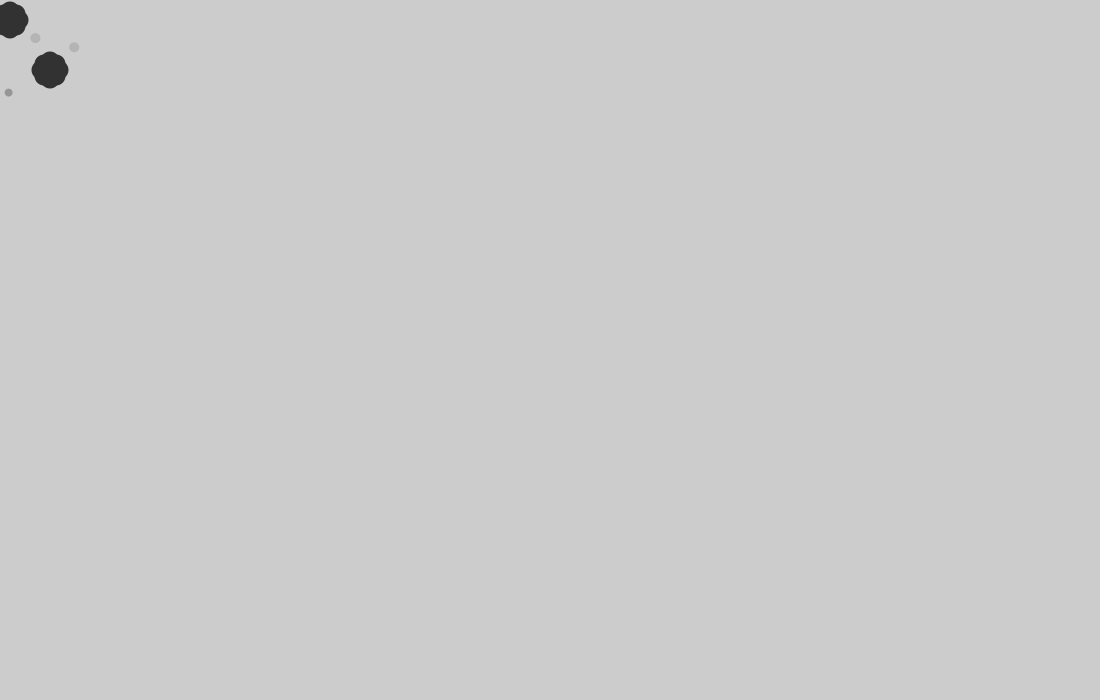
Frame 1 (no input)
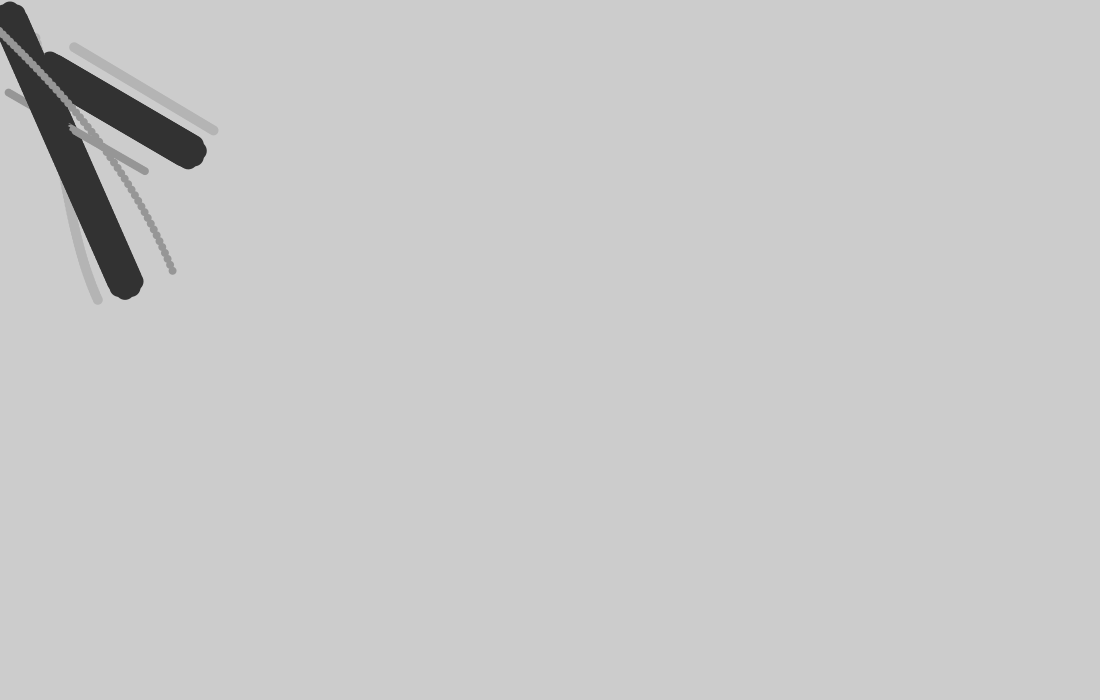
Frame 60 (the mouse pressed at the canvas centre just before this capture)
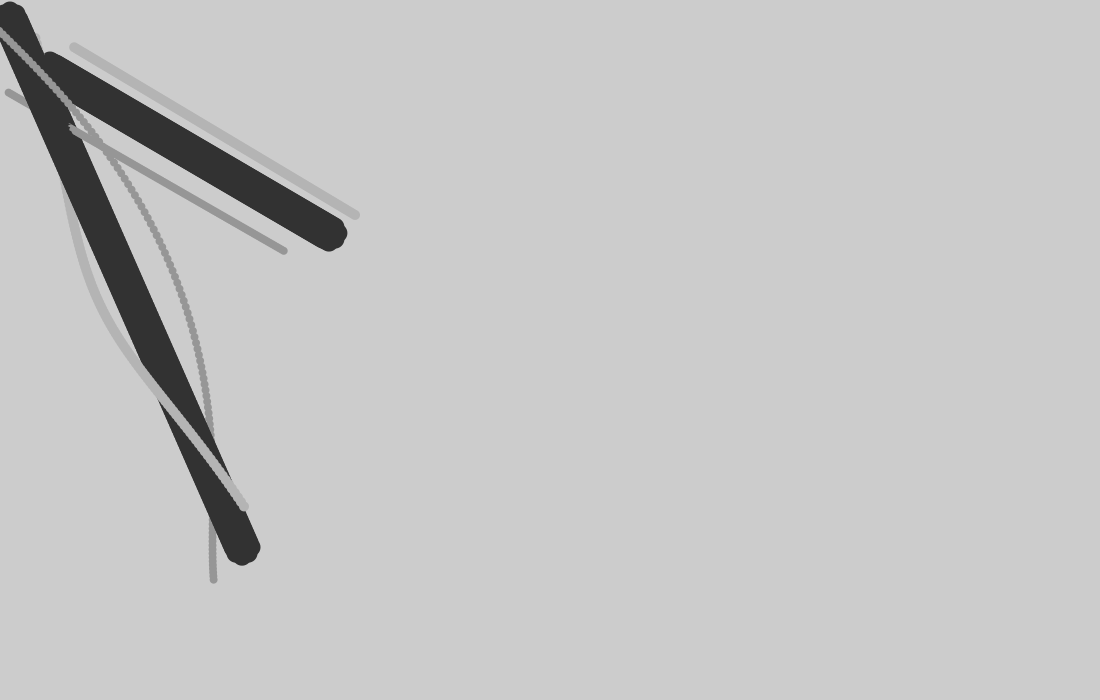
Frame 120 (the mouse held since frame 60 and released just before this capture)

The Processing sketch that drew these frames (run headless with seeded random() and noise(); from frame 60 on, the mouse is pressed at the canvas centre):

// Processing sketch: assignment_2_part_1
// ── assignment_2_part_1.pde
CC firstOne, secondOne;

void setup () {
  size(1100,700);
  firstOne=new CC(10, 20);
  secondOne = new CC(50, 70);
}

void draw () {clear();
  firstOne.drawCharacter();
  firstOne.move();
  secondOne.drawCharacter();
  secondOne.move();
}
// ── CC.pde
class CC {
  float x;
  float y;
  float Xspeed;
  float Yspeed;
  float wd=19;
  float ht=19;
  float lin_ex=9;
  float dia_ex=6;
  float circ_ex= 1;
  int timer =5000;
  float angle=random(-90, 90);
  float adder=  random(-3, 3);
  float  discreptioner= random(-60, 60);
  CC (float X, float Y) {
    x=X;
    y=Y;
    Xspeed = random(1, 5);
    Yspeed = random(1, 5);
  }
  void move() {
    x+=Xspeed;
    y+=Yspeed;
  }
  void drawCharacter() {  
    noStroke();
    fill(50);
    pushMatrix();
    translate(x, y);
    scale(circ_ex);
    //planetoids
    ellipse(0, 0+lin_ex, wd, ht);
    ellipse(0, 0-lin_ex, wd, ht);
    ellipse(0+lin_ex, 0, wd, ht);
    ellipse(0-lin_ex, 0, wd, ht);
    ellipse(0+dia_ex, 0+dia_ex, wd, ht);
    ellipse(0-dia_ex, 0-dia_ex, wd, ht);
    ellipse(0+dia_ex, 0-dia_ex, wd, ht);
    ellipse(0-dia_ex, 0+dia_ex, wd, ht);
    pushMatrix();
    translate(-10+lin_ex, -7+dia_ex);
    angle+=adder*adder ;
    //  orbiitng moons
    float orbitX1 = cos(radians(angle))*30;
    float orbitY1= sin(radians(angle))*40;    
    float orbitX2 =cos(radians(angle*1.1))*50;
    float orbitY2=sin(radians(angle*1.1))*40;
    fill(180);
    ellipse(orbitX1, orbitY1, 10, 10);
    fill(150);
    ellipse(-orbitX2, -orbitY2, 8, 8);

    popMatrix();
    popMatrix();
  }
}
